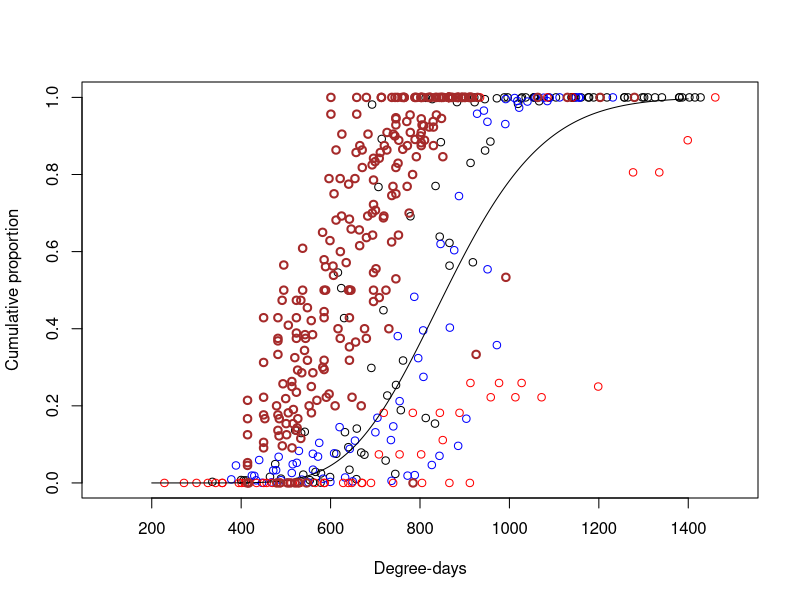
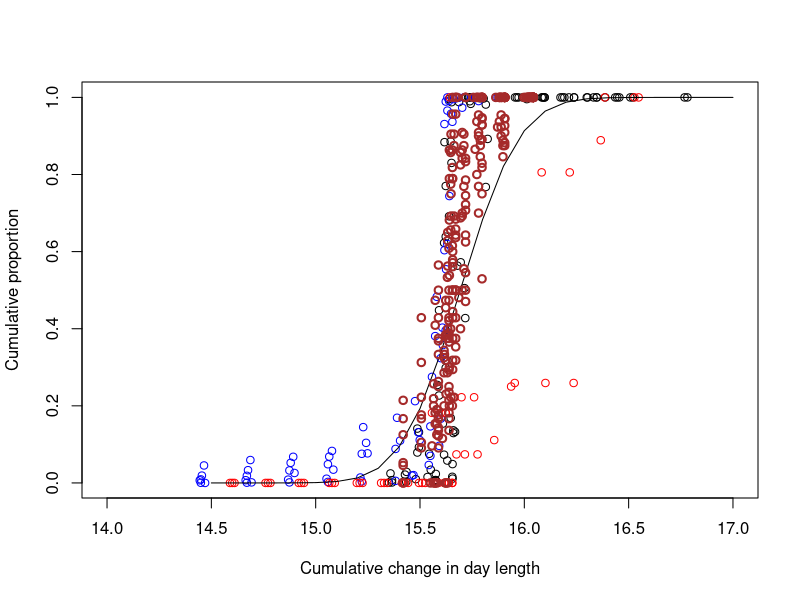

The R script that drew these images, in order:
Aphid_2022FCl <- read.csv("./Data/year2022.csv")
Aphid_2020FCl <- read.csv("./Data/year2020.csv")
Aphid_2019FCl <- read.csv("./Data/year2019.csv")
Aphid_2020FCl2 <- read.csv("./Data/year2020Val.csv")


require(MASS)

# Modeling only degree-days

plot(Aphid_2022FCl$AphidDDS, (Aphid_2022FCl$CumAphid), xlim = c(100, 1500), xlab = "Degree-days", ylab = "Cumulative proportion")
points(Aphid_2020FCl$Aphids_DD, (Aphid_2020FCl$CumAphid), col  = "blue")
points(Aphid_2019FCl$Aphids_DD, (Aphid_2019FCl$CumAphid), col  = "red")

degd <- c(Aphid_2022FCl$AphidDDS, Aphid_2020FCl$Aphids_DD, Aphid_2019FCl$Aphids_DD) # vector with degree-days for all years
PrAphid <- c((Aphid_2022FCl$PrAphid), (Aphid_2020FCl$PrAphid), (Aphid_2019FCl$PrAphid)) # vector with proportion of aphids (out of the total per site) per site per sampling time for all years

aphDDs <- rep(degd, round(PrAphid * 1000)) # variable repeating degree-days weighted by proportions of aphids. This is required for parameter estimation of a gamma pdf

modDDs <- fitdistr(aphDDs, "gamma")

lines(seq(200, 1400), pgamma(seq(200, 1400), shape = coef(modDDs)[1], rate = coef(modDDs)[2])) # adds the line with the gamma model
points(Aphid_2020FCl2$Aphids_DD, (Aphid_2020FCl2$CumAphid), col = "brown", lwd = 2) # adds the "validation" points (from pea crops, not included in parameter estimation)


# Modeling only day length

# Important: I had to tweak the daylength variable. The original one (dl) is circular. I'm using the cumulative difference between lengths in hours (dlD), so it does not go back after reaching the max daylength

plot(Aphid_2022FCl$dlD, (Aphid_2022FCl$CumAphid), xlim = c(14, 17), xlab = "Cumulative change in day length", ylab = "Cumulative proportion")
points(Aphid_2020FCl$dlD, (Aphid_2020FCl$CumAphid), col  = "blue")
points(Aphid_2019FCl$dlD, (Aphid_2019FCl$CumAphid), col  = "red")

light <- c(Aphid_2022FCl$dlD, Aphid_2020FCl$dlD, Aphid_2019FCl$dlD) # vector with degree-days for all years
aphlight <- rep(light, round(PrAphid * 1000)) # variable repeating daylengths weighted by proportions of aphids. This is required for parameter estimation of a gamma pdf

modlgt <- fitdistr(aphlight, "gamma")

lines(seq(14.5, 17, 0.1), pgamma(seq(14.5, 17, 0.1), shape = coef(modlgt)[1], rate = coef(modlgt)[2])) # adds the line with the gamma model
points(Aphid_2020FCl2$dlD, (Aphid_2020FCl2$CumAphid), col = "brown", lwd = 2) # adds the "validation" points (from pea crops, not included in parameter estimation)

